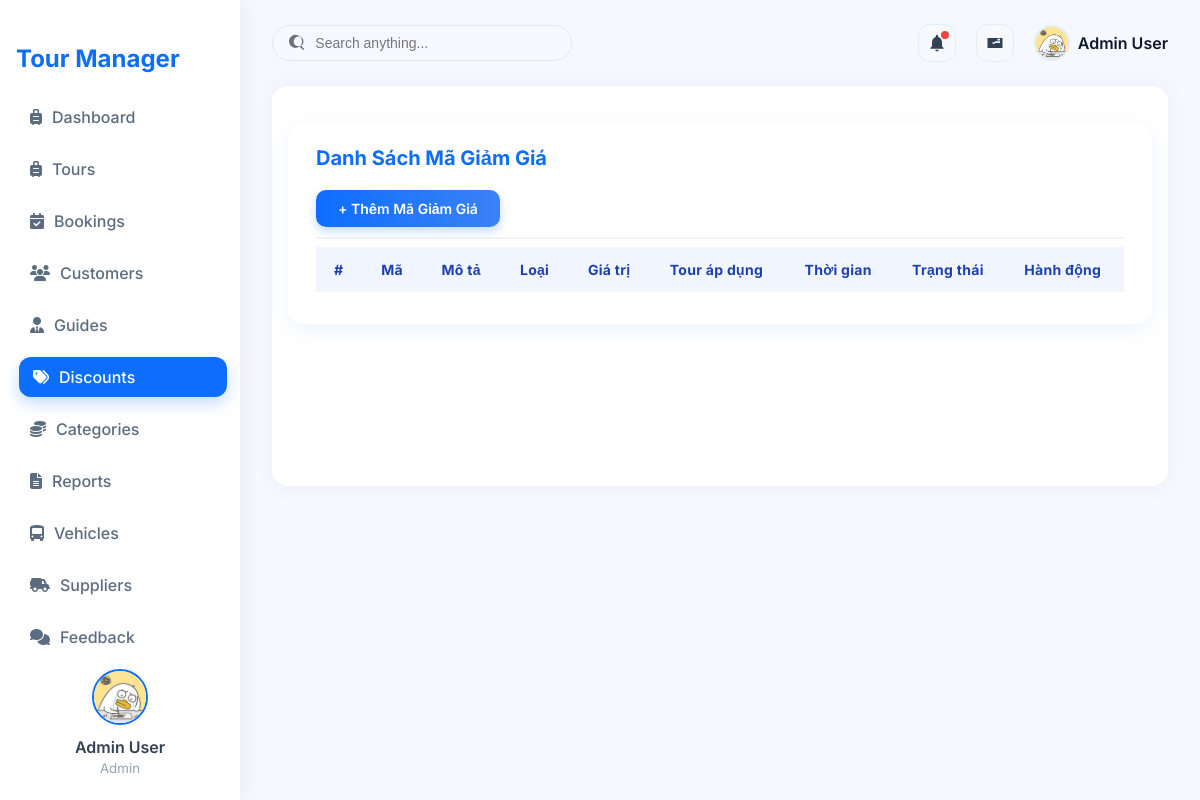
The page /?action=admin-listDiscount on the database as committed earlier.
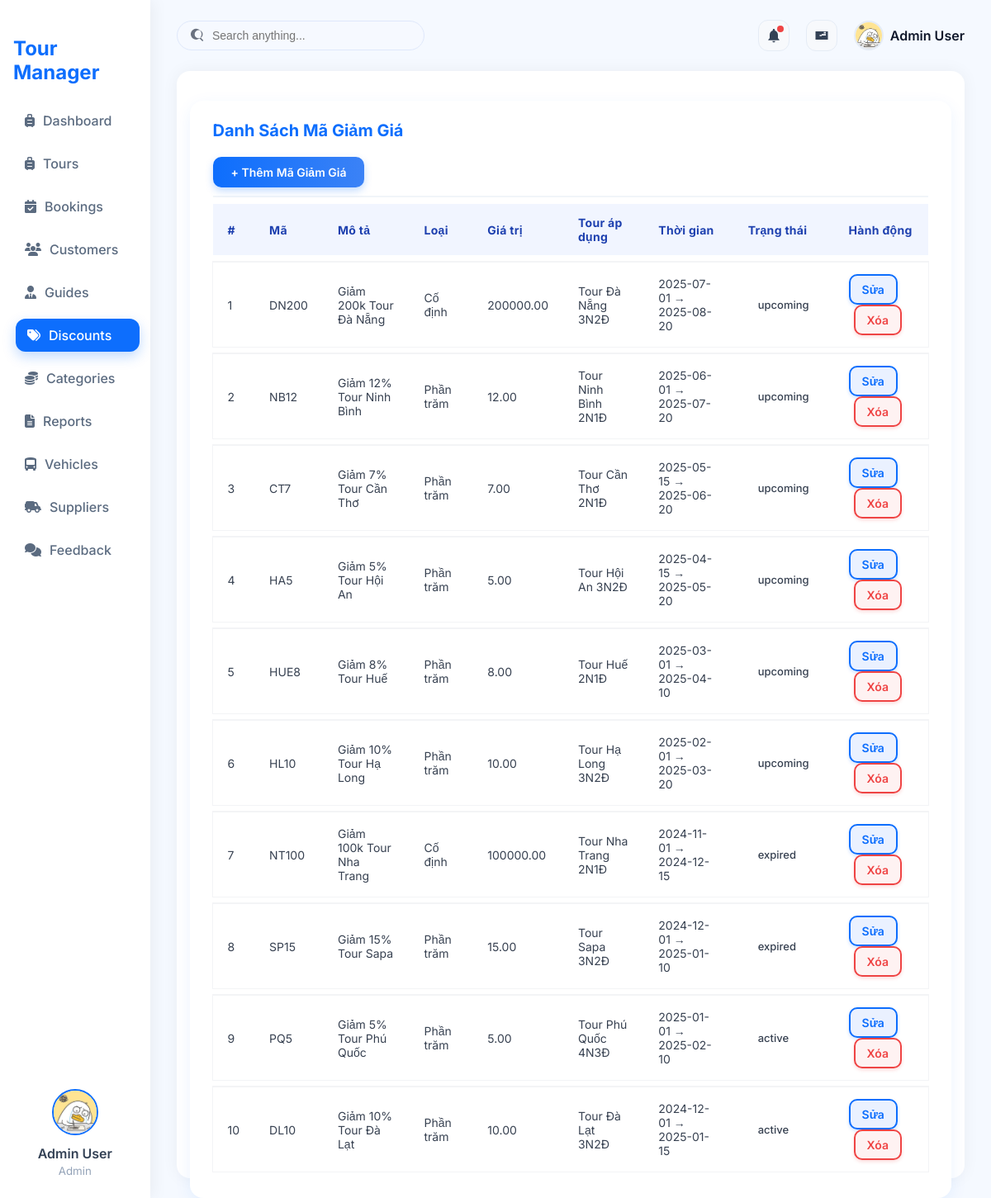
The same page on the database as committed later.
### tables this page shows
CREATE TABLE `discounts` (
  `discount_id` int NOT NULL,
  `code` varchar(50) DEFAULT NULL,
  `description` varchar(255) DEFAULT NULL,
  `discount_type` enum('percent','fixed') DEFAULT NULL,
  `value` decimal(10,2) DEFAULT NULL,
  `start_date` date DEFAULT NULL,
  `end_date` date DEFAULT NULL,
  `tour_id` int DEFAULT NULL,
  `status` enum('active','expired','upcoming') DEFAULT 'active'
);

CREATE TABLE `tours` (
  `tour_id` int NOT NULL,
  `tour_name` varchar(150) NOT NULL,
  `description` text,
  `price` decimal(12,2) DEFAULT NULL,
  `category_id` int DEFAULT NULL,
  `start_date` date DEFAULT NULL,
  `end_date` date DEFAULT NULL,
  `status` enum('upcoming','ongoing','finished') DEFAULT 'upcoming'
);

### controllers/DiscountController.php (called while the page is built, shortened)
<?php
class DiscountController {
    private $discountModel;
    public function __construct() {
        $this->discountModel = new DiscountQuery();
    }
    public function listDiscounts() {
        $discounts = $this->discountModel->getAllDiscounts();
        require './views/Discount/listDiscount.php';
    }
}
?>

### routes/index.php (called while the page is built)
<?php
$action = $_GET['action'] ?? '/';
match ($action) {
    '/' => (new ProductController)->home(),
    'admin' => require './views/admin.php',
    'admin-listTours' => require './views/admin.php',
    'admin-createTours' => require './views/admin.php',
    'admin-updateTours' => require './views/admin.php',
    'admin-listUsers' => require './views/admin.php',
    'admin-createUsers' => require './views/admin.php',
    'admin-updateUsers' => require './views/admin.php',
    'admin-listCategory' => require './views/admin.php',
    'admin-createCategory' => require './views/admin.php',
    'admin-updateCategory' => require './views/admin.php',
    'admin-listCustomer' => require './views/admin.php',
    'admin-createCustomer' => require './views/admin.php',
    'admin-updateCustomer' => require './views/admin.php',
    'admin-listDiscount' => require './views/admin.php',
    'admin-createDiscount' => require './views/admin.php',
    'admin-updateDiscount' => require './views/admin.php',
    default => require './views/admin.php',
};

### index.php (called while the page is built, shortened)
<?php
spl_autoload_register(function ($class) {
    $fileName = "$class.php";
    $fileModel              = PATH_MODEL . $fileName;
});
require_once './routes/index.php';

### models/BaseModel.php (called while the page is built, shortened)
<?php
class BaseModel
{
    public function __construct()
    {
        $dsn = sprintf('mysql:host=%s;port=%s;dbname=%s;charset=utf8', DB_HOST, DB_PORT, DB_NAME);
        try {
            $this->pdo = new PDO($dsn, DB_USERNAME, DB_PASSWORD, DB_OPTIONS);
        } catch (PDOException $e) {
            die("Kết nối cơ sở dữ liệu thất bại: {$e->getMessage()}. Vui lòng thử lại sau.");
        }
    }
}

### models/DiscountQuery.php (called while the page is built, shortened)
<?php
class DiscountQuery extends BaseModel {
    public function getAllDiscounts() {
        $sql = "SELECT d.*, t.tour_name
                FROM discounts d
                LEFT JOIN tours t ON d.tour_id = t.tour_id
                ORDER BY d.discount_id DESC";
        $stmt = $this->pdo->query($sql);
        return $stmt->fetchAll(PDO::FETCH_ASSOC);
    }
}
?>

### views/Discount/ListDiscount.php (the view)
<div class="main-content p-4">
    <div class="admin-table-container">
        <div class="table-header d-flex justify-content-between align-items-center mb-3">
            <h4 class="fw-bold">Danh Sách Mã Giảm Giá</h4> <br>
            <a href="?action=admin-createDiscount" class="btn btn-primary">+ Thêm Mã Giảm Giá</a>
        </div>
        <table class="table table-striped align-middle">
            <thead>
                <tr>
                    <th>#</th>
                    <th>Mã</th>
                    <th>Mô tả</th>
                    <th>Loại</th>
                    <th>Giá trị</th>
                    <th>Tour áp dụng</th>
                    <th>Thời gian</th>
                    <th>Trạng thái</th>
                    <th>Hành động</th>
                </tr>
            </thead>
            <tbody>
                <?php $stt = 1; foreach($discounts as $d): ?>
                <tr>
                    <td><?= $stt++; ?></td>
                    <td><?= htmlspecialchars($d['code']); ?></td>
                    <td><?= htmlspecialchars($d['description']); ?></td>
                    <td><?= $d['discount_type'] == 'percent' ? 'Phần trăm' : 'Cố định'; ?></td>
                    <td><?= $d['value']; ?></td>
                    <td><?= htmlspecialchars($d['tour_name']); ?></td>
                    <td><?= $d['start_date'] . ' → ' . $d['end_date']; ?></td>
                    <td><span class="badge bg-info"><?= $d['status']; ?></span></td>
                    <td>
                        <a href="?action=admin-updateDiscount&id=<?= $d['discount_id']; ?>"
                            class="btn btn-sm btn-outline-success">Sửa</a>
                        <a href="?action=admin-deleteDiscount&id=<?= $d['discount_id']; ?>"
                            class="btn btn-sm btn-outline-danger"
                            onclick="return confirm('Xóa mã giảm giá này?')">Xóa</a>
                    </td>
                </tr>
                <?php endforeach; ?>
            </tbody>
        </table>
    </div>
</div>

Rows that differ between the two databases and show on the page:
added discounts: code "DN200", description "Giảm 200k Tour Đà Nẵng", discount_type "Cố định", value "200000.00", tour.tour_name "Tour Đà Nẵng 3N2Đ", start_date "2025-07-01", end_date "2025-08-20", status "upcoming"
added discounts: code "NB12", description "Giảm 12% Tour Ninh Bình", discount_type "Phần trăm", value "12.00", tour.tour_name "Tour Ninh Bình 2N1Đ", start_date "2025-06-01", end_date "2025-07-20", status "upcoming"
added discounts: code "CT7", description "Giảm 7% Tour Cần Thơ", discount_type "Phần trăm", value "7.00", tour.tour_name "Tour Cần Thơ 2N1Đ", start_date "2025-05-15", end_date "2025-06-20", status "upcoming"
added discounts: code "HA5", description "Giảm 5% Tour Hội An", discount_type "Phần trăm", value "5.00", tour.tour_name "Tour Hội An 3N2Đ", start_date "2025-04-15", end_date "2025-05-20", status "upcoming"
added discounts: code "HUE8", description "Giảm 8% Tour Huế", discount_type "Phần trăm", value "8.00", tour.tour_name "Tour Huế 2N1Đ", start_date "2025-03-01", end_date "2025-04-10", status "upcoming"
added discounts: code "HL10", description "Giảm 10% Tour Hạ Long", discount_type "Phần trăm", value "10.00", tour.tour_name "Tour Hạ Long 3N2Đ", start_date "2025-02-01", end_date "2025-03-20", status "upcoming"
added discounts: code "NT100", description "Giảm 100k Tour Nha Trang", discount_type "Cố định", value "100000.00", tour.tour_name "Tour Nha Trang 2N1Đ", start_date "2024-11-01", end_date "2024-12-15", status "expired"
added discounts: code "SP15", description "Giảm 15% Tour Sapa", discount_type "Phần trăm", value "15.00", tour.tour_name "Tour Sapa 3N2Đ", start_date "2024-12-01", end_date "2025-01-10", status "expired"
added discounts: code "PQ5", description "Giảm 5% Tour Phú Quốc", discount_type "Phần trăm", value "5.00", tour.tour_name "Tour Phú Quốc 4N3Đ", start_date "2025-01-01", end_date "2025-02-10", status "active"
added discounts: code "DL10", description "Giảm 10% Tour Đà Lạt", discount_type "Phần trăm", value "10.00", tour.tour_name "Tour Đà Lạt 3N2Đ", start_date "2024-12-01", end_date "2025-01-15", status "active"
